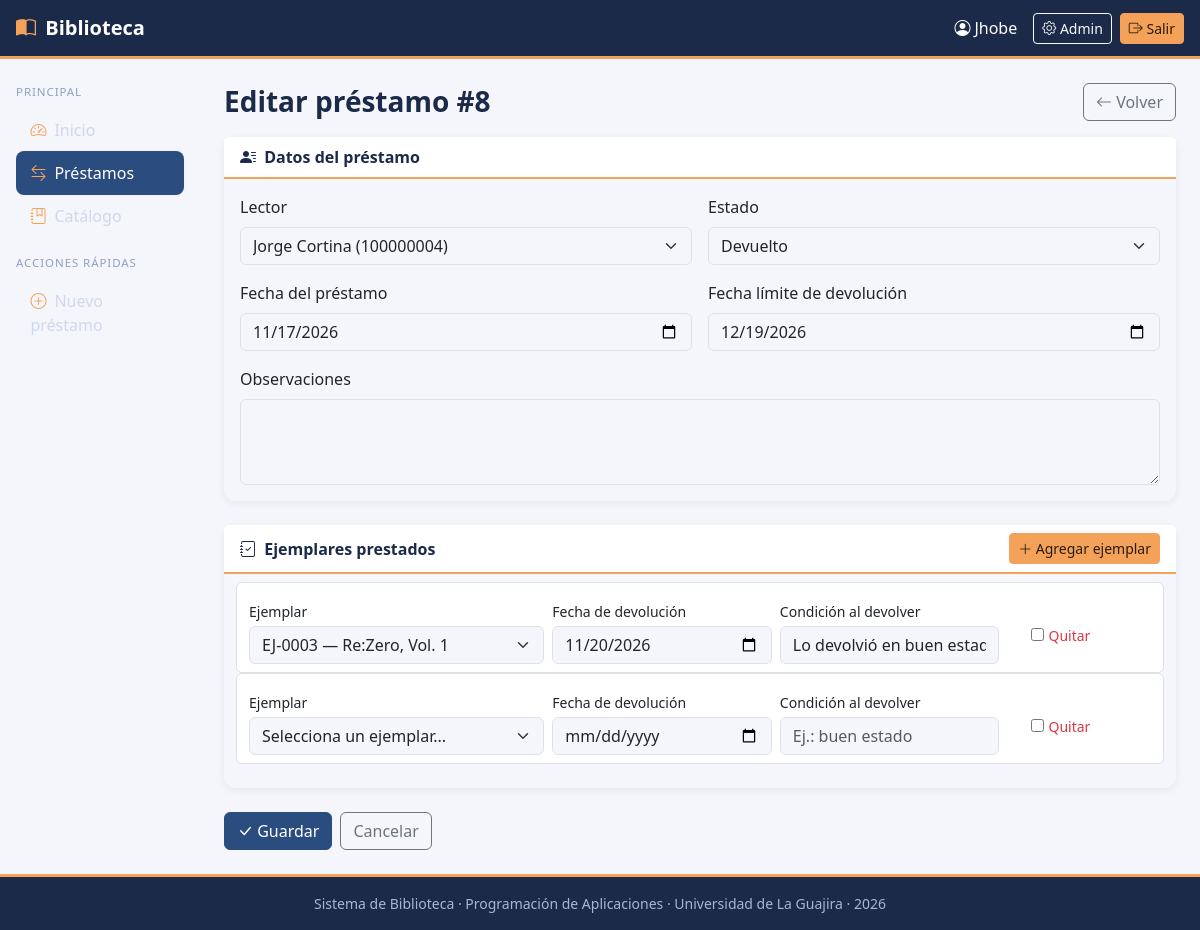
Screenshot of /prestamos/8/editar/ (signed in) with the database file from the repository.
### apps/prestamos/models.py (models this page shows, shortened)
class Prestamo(models.Model):
    ESTADOS = [
        ('activo', 'Activo'),
        ('devuelto', 'Devuelto'),
        ('vencido', 'Vencido'),
        ('cancelado', 'Cancelado'),
    ]
    pk_pre_id = models.AutoField(primary_key=True)
    fk_lec_id = models.ForeignKey(
        'lectores.Lector', on_delete=models.PROTECT, db_column='fk_lec_id', related_name='prestamos'
    )
    pre_fecha_prestamo = models.DateField(default=timezone.localdate)
    pre_fecha_limite = models.DateField()
    pre_estado = models.CharField(max_length=20, choices=ESTADOS, default='activo')
    pre_observaciones = models.TextField(blank=True)
    class Meta:
        db_table = 'tbl_prestamo'
        ordering = ['-pre_fecha_prestamo', '-pk_pre_id']
        verbose_name = 'préstamo'
        verbose_name_plural = 'préstamos'

### apps/prestamos/views.py (the view)
# urls.py: path('<int:pk>/editar/', views.editar, name='editar'),
@login_required
def editar(request, pk):
    prestamo = get_object_or_404(Prestamo, pk=pk)
    previos = set(prestamo.detalles.values_list('fk_eje_id', flat=True))
    if request.method == 'POST':
        form = PrestamoForm(request.POST, instance=prestamo)
        formset = DetalleEditarFormSet(request.POST, instance=prestamo)
        if form.is_valid() and formset.is_valid():
            with transaction.atomic():
                prestamo = form.save()
                formset.save()
                _sincronizar(prestamo, previos)
            messages.success(request, f'Préstamo #{prestamo.pk_pre_id} actualizado.')
            return redirect('prestamos:detalle', pk=prestamo.pk_pre_id)
        messages.error(request, 'Revisa los campos marcados en el formulario.')
    else:
        form = PrestamoForm(instance=prestamo)
        formset = DetalleEditarFormSet(instance=prestamo)
    return render(request, 'prestamos/form.html', {
        'form': form, 'formset': formset, 'prestamo': prestamo,
        'titulo': f'Editar préstamo #{prestamo.pk_pre_id}', 'edicion': True,
    })

### apps/ejemplares/models.py (called while the page is built)
    def __str__(self):
        return f'{self.eje_codigo_inventario} — {self.fk_lib_id.lib_titulo}'

### apps/lectores/models.py (called while the page is built)
    def __str__(self):
        return f'{self.lec_nombres} {self.lec_apellidos} ({self.lec_documento})'

### templates/prestamos/form.html (shortened to what this page needs)
{% extends 'base.html' %}
{% block contenido %}
<div class="d-flex justify-content-between align-items-center mb-3">
  <h1 class="h3 titulo-pagina mb-0">{{ titulo }}</h1>
  <a href="{% url 'prestamos:lista' %}" class="btn btn-outline-secondary"><i class="bi bi-arrow-left"></i> Volver</a>
</div>
<form method="post" novalidate>
  <div class="card mb-4">
    <div class="card-header"><i class="bi bi-person-lines-fill me-1"></i> Datos del préstamo</div>
    <div class="card-body">
      <div class="row g-3">
        <div class="col-md-6">
          <label class="form-label" for="{{ form.fk_lec_id.id_for_label }}">{{ form.fk_lec_id.label }}</label>
          {{ form.fk_lec_id }}
        </div>
        <div class="col-md-6">
          <label class="form-label" for="{{ form.pre_estado.id_for_label }}">{{ form.pre_estado.label }}</label>
          {{ form.pre_estado }}
        </div>
        <div class="col-md-6">
          <label class="form-label" for="{{ form.pre_fecha_prestamo.id_for_label }}">{{ form.pre_fecha_prestamo.label }}</label>
          {{ form.pre_fecha_prestamo }}
        </div>
        <div class="col-md-6">
          <label class="form-label" for="{{ form.pre_fecha_limite.id_for_label }}">{{ form.pre_fecha_limite.label }}</label>
          {{ form.pre_fecha_limite }}
        </div>
        <div class="col-12">
          <label class="form-label" for="{{ form.pre_observaciones.id_for_label }}">{{ form.pre_observaciones.label }}</label>
          {{ form.pre_observaciones }}
        </div>
      </div>
    </div>
  </div>
  <div class="card mb-4">
    <div class="card-header d-flex justify-content-between align-items-center">
      <span><i class="bi bi-journal-check me-1"></i> Ejemplares prestados</span>
      <button type="button" class="btn btn-sm btn-acento" id="agregar-fila"><i class="bi bi-plus-lg"></i> Agregar ejemplar</button>
    </div>
    <div class="card-body">
      <div id="filas">
        {% for f in formset %}
          {% include 'prestamos/_fila_detalle.html' with f=f %}
        {% endfor %}
      </div>
    </div>
  </div>
  <div class="d-flex gap-2">
    <button type="submit" class="btn btn-primary"><i class="bi bi-check-lg"></i> Guardar</button>
    <a href="{% url 'prestamos:lista' %}" class="btn btn-outline-secondary">Cancelar</a>
  </div>
</form>
{% endblock %}

### templates/base.html (shortened to what this page needs)
{% load static %}<!DOCTYPE html>
<html lang="es">
<head>
  <link href="https://cdn.jsdelivr.net/npm/bootstrap@5.3.3/dist/css/bootstrap.min.css" rel="stylesheet">
  <link href="https://cdn.jsdelivr.net/npm/bootstrap-icons@1.11.3/font/bootstrap-icons.css" rel="stylesheet">
  <link href="{% static 'css/estilos.css' %}" rel="stylesheet">
</head>
<body>
  {% with ns=request.resolver_match.namespace %}
  <nav class="navbar navbar-dark navbar-bib px-3">
    <div class="d-flex align-items-center">
      <a class="navbar-brand fw-bold" href="{% url 'inicio' %}">
        <i class="bi bi-book-half me-1"></i> Biblioteca
      </a>
    </div>
    <div class="d-flex align-items-center text-white">
      {% if user.is_authenticated %}
        <span class="me-3 d-none d-sm-inline"><i class="bi bi-person-circle me-1"></i>{{ user.get_username }}</span>
        {% if user.is_staff %}
        <a class="btn btn-sm btn-outline-light me-2" href="{% url 'admin:index' %}">
          <i class="bi bi-gear"></i> Admin
        </a>
        {% endif %}
        <form method="post" action="{% url 'logout' %}" class="m-0">
          <button type="submit" class="btn btn-sm btn-acento"><i class="bi bi-box-arrow-right"></i> Salir</button>
        </form>
      {% else %}
        <a class="btn btn-sm btn-acento" href="{% url 'login' %}"><i class="bi bi-box-arrow-in-right"></i> Ingresar</a>
      {% endif %}
    </div>
  </nav>
  <div class="container-fluid contenido">
    <div class="row">
      {% if user.is_authenticated %}
      <aside class="offcanvas-lg offcanvas-start sidebar col-lg-2 p-3" tabindex="-1" id="menuLateral"
             style="--bs-offcanvas-bg: var(--bib-noche); --bs-offcanvas-width: 260px;">
        <div class="offcanvas-body d-block p-0">
          <p class="titulo-seccion mb-2 mt-lg-2">Principal</p>
          <ul class="nav flex-column mb-3">
            <li class="nav-item">
              <a class="nav-link {% if request.resolver_match.url_name == 'inicio' %}active{% endif %}" href="{% url 'inicio' %}">
                <i class="bi bi-speedometer2"></i>Inicio</a>
            </li>
            <li class="nav-item">
              <a class="nav-link {% if ns == 'prestamos' %}active{% endif %}" href="{% url 'prestamos:lista' %}">
                <i class="bi bi-arrow-left-right"></i>Préstamos</a>
            </li>
            <li class="nav-item">
              <a class="nav-link {% if ns == 'libros' %}active{% endif %}" href="{% url 'libros:lista' %}">
                <i class="bi bi-journal-bookmark"></i>Catálogo</a>
            </li>
          </ul>
          <p class="titulo-seccion mb-2">Acciones rápidas</p>
          <ul class="nav flex-column">
            <li class="nav-item">
              <a class="nav-link" href="{% url 'prestamos:crear' %}"><i class="bi bi-plus-circle"></i>Nuevo préstamo</a>
            </li>
          </ul>
        </div>
      </aside>
      {% endif %}
      <main class="{% if user.is_authenticated %}col-lg-10{% else %}col-12{% endif %} p-4">
        {% block contenido %}{% endblock %}
      </main>
    </div>
  </div>
  <footer class="footer-bib text-center py-3 small">
    Sistema de Biblioteca · Programación de Aplicaciones · Universidad de La Guajira · {% now "Y" %}
  </footer>
  {% endwith %}
</body>
</html>

### static/css/estilos.css (style rules this page uses)
:root { --bib-noche: #1b2a49; --bib-azul: #2b4c7e; --bib-acento: #f4a259; --bib-fondo: #f4f6fb; --bs-primary: var(--bib-azul); --bs-primary-rgb: 43, 76, 126; --bs-link-color: var(--bib-azul); --bs-link-color-rgb: 43, 76, 126; --bs-link-hover-color: #1d3558; --bs-body-bg: var(--bib-fondo); }
body { background: var(--bib-fondo); min-height: 100vh; display: flex; flex-direction: column; }
.btn-primary { --bs-btn-bg: var(--bib-azul); --bs-btn-border-color: var(--bib-azul); --bs-btn-hover-bg: #1d3558; --bs-btn-hover-border-color: #1d3558; --bs-btn-active-bg: #1d3558; --bs-btn-active-border-color: #1d3558; --bs-btn-disabled-bg: var(--bib-azul); --bs-btn-disabled-border-color: var(--bib-azul); }
.btn-acento { --bs-btn-bg: var(--bib-acento); --bs-btn-border-color: var(--bib-acento); --bs-btn-color: #2a1c0a; --bs-btn-hover-bg: #e8914a; --bs-btn-hover-border-color: #e8914a; --bs-btn-hover-color: #2a1c0a; }
.navbar-bib { background: var(--bib-noche); border-bottom: 3px solid var(--bib-acento); }
.navbar-bib .navbar-brand i { color: var(--bib-acento); }
.sidebar { background: var(--bib-noche); min-height: 100%; }
.sidebar .nav-link { color: #cfd8ea; border-radius: .5rem; padding: .6rem .9rem; }
.sidebar .nav-link i { color: var(--bib-acento); margin-right: .5rem; }
.sidebar .nav-link.active { background: var(--bib-azul); color: #fff; }
.sidebar .titulo-seccion { color: #8fa0c4; font-size: .72rem; letter-spacing: .08em; text-transform: uppercase; }
.contenido { flex: 1; }
.card { border: 0; box-shadow: 0 2px 8px rgba(27, 42, 73, .08); border-radius: .75rem; }
.card-header { background: #fff; border-bottom: 2px solid var(--bib-acento); font-weight: 600; color: var(--bib-noche); }
.titulo-pagina { color: var(--bib-noche); font-weight: 700; }
.footer-bib { background: var(--bib-noche); color: #aab6d1; border-top: 3px solid var(--bib-acento); }

### rows the page displays
Prestamo: fk_lec_id "Jorge Cortina (100000004)", pre_estado "Devuelto", pre_fecha_prestamo "11/17/2026", pre_fecha_limite "12/19/2026"

### other values shown
{{ user.get_username }} "Jhobe"
{{ titulo }} "Editar préstamo #8"
{{ f.fk_eje_id.label }} "Ejemplar" "Ejemplar"
{{ f.det_fecha_devolucion.label }} "Fecha de devolución" "Fecha de devolución"
{{ f.det_condicion_devolucion.label }} "Condición al devolver" "Condición al devolver"
